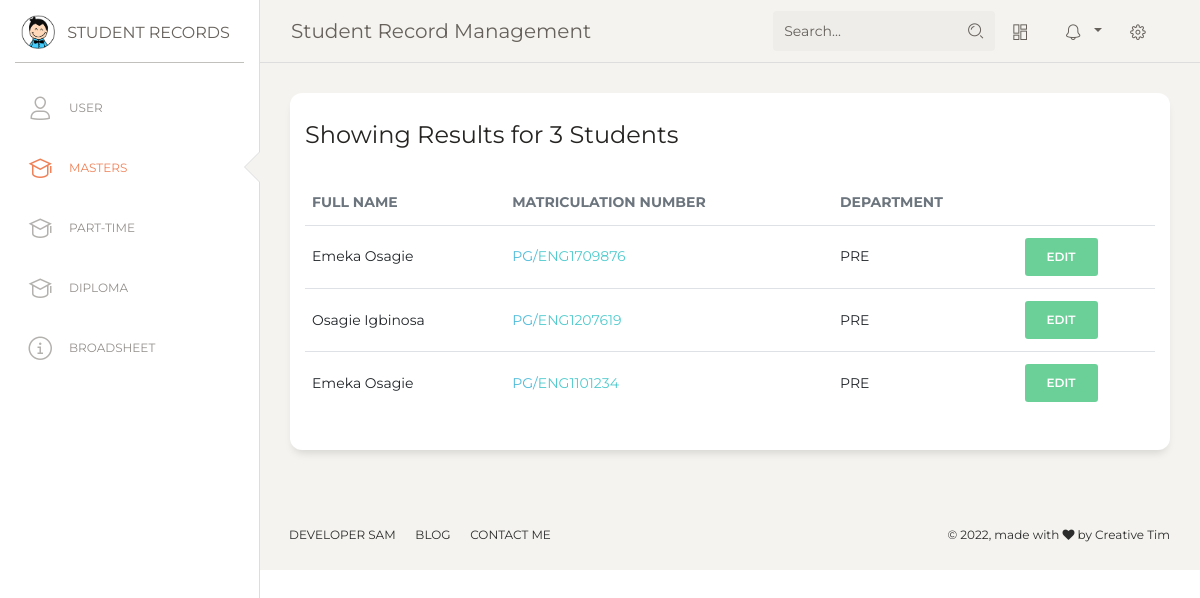
The page /students/masters.php on the database as committed earlier.
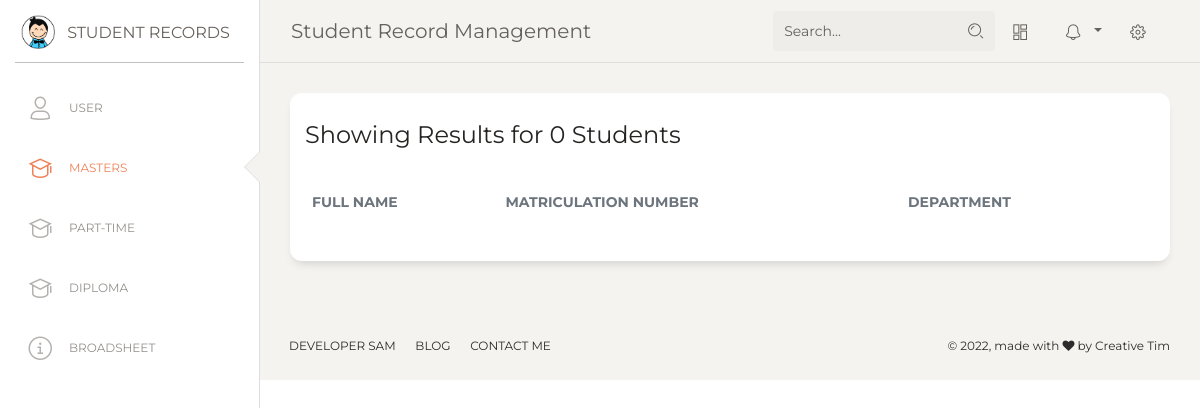
The same page on the database as committed later.
### tables this page shows
CREATE TABLE `students` (
  `id` int(11) NOT NULL,
  `full_name` text NOT NULL,
  `mat_no` text NOT NULL,
  `department` text NOT NULL,
  `course` text NOT NULL,
  `score` int(11) NOT NULL,
  `grade` text NOT NULL,
  `course_id` varchar(255) NOT NULL,
  `programme` text NOT NULL
);

### config/DB.php (called while the page is built, shortened)
<?php
    class DB {
        public $conn;
        public function __construct($host = 'localhost', $user = 'root', $password = '', $dbname = 'students') {
            $this->host = $host;
            $this->user = $user;
            $this->password = $password;
            $this->dbname = $dbname;
            $this->conn = new mysqli($this->host, $this->user, $this->password, $this->dbname) or die("Failed to connect to MySQLi" . $this->conn->connect_error);
        }
        public function getAllStudents($programme) {
            $conn = $this->conn;
            $sql = "select * from students where programme = ?";
            $stmt = $conn->prepare($sql);
            $stmt->bind_param('s', $programme);
            $stmt->execute();
            return $stmt->get_result();
        }
    }

### students/masters.php (the view, shortened to what this page needs)
<?php
     require_once '../config/DB.php';
     $db = new DB();
     $programme = 'masters';
     $results = $db->getAllStudents($programme);
     $students = $results->fetch_all(MYSQLI_ASSOC);
?>
<?php include '../inc/head.php' ?>
<body class="">
  <div class="wrapper ">
    <div class="sidebar" data-color="white" data-active-color="danger">
      <div class="logo">
        <a href="#" class="simple-text logo-mini">
          <div class="logo-image-small">
            <img src="../assets/img/logo-small.png">
          </div>
        </a>
        <a href="#" class="simple-text logo-normal">
          Student Records
        </a>
      </div>
      <div class="sidebar-wrapper">
        <ul class="nav">
        <li class="">
            <a href="./user.php">
              <i class="nc-icon nc-single-02"></i>
              <p>User</p>
            </a>
          </li>
          <li class="active">
            <a href="./masters.php">
              <i class="nc-icon nc-hat-3"></i>
              <p>Masters</p>
            </a>
          </li>
          <li>
            <a href="./part-time.php">
              <i class="nc-icon nc-hat-3"></i>
              <p>Part-Time</p>
            </a>
          </li>
          <li>
            <a href="./diploma.php">
              <i class="nc-icon nc-hat-3"></i>
              <p>Diploma</p>
            </a>
          </li>
          <li class="">
            <a href="./broadsheet">
              <i class="nc-icon nc-alert-circle-i"></i>
              <p>Broadsheet</p>
            </a>
          </li>
        </ul>
      </div>
    </div>
    <div class="main-panel">
      <?php include '../inc/navbar.php'; ?>
      <div class="content">
        <div class="row">
          <div class="col-md-12">
            <div class="card">
              <div class="card-header">
                <h4 class="card-title">Showing Results for <?= $results->num_rows ?> Students</h4>
              </div>
              <div class="card-body">
                <div class="table-responsive">
                  <table class="table">
                    <thead class=" text-primary">
                      <th class="th-sm text-secondary">Full Name</th>
                      <th class="th-sm text-secondary">Matriculation number</th>
                      <th class="th-sm text-secondary">Department</th>
                      <th class="th-sm"></th>
                    </thead>
                    <tbody>
                        <?php foreach($students as $student): ?>
                          <?php extract($student) ?>
                            <tr>
                              <td><?= $full_name ?></td>
                              <td><?= "<span class='text-info'>PG/</span><a href=student.php?mat=$mat_no&prog=$programme>$mat_no</a>" ?></td>
                              <td><?= $department ?></td>
                              <td>
                                <a href="edit.php?id=<?= $id; ?>" type="button" rel="tooltip" class="btn btn-small btn-success">
                                    <span>Edit</span>
                                </a>
                              </td>
                            </tr>
                        <?php endforeach; ?>
                    </tbody>
                  </table>
                </div>
              </div>
            </div>
          </div>
        </div>
      </div>
      <?php include '../inc/footer.php' ?>
    </div>
  </div>
</body>
</html>

### inc/head.php (shortened to what this page needs)
<!DOCTYPE html>
<html lang="en">
<head>
  <link href="https://maxcdn.bootstrapcdn.com/font-awesome/latest/css/font-awesome.min.css" rel="stylesheet">
  <link href="../assets/css/bootstrap.min.css" rel="stylesheet" />
  <link href="../assets/css/paper-dashboard.css?v=2.0.1" rel="stylesheet" />
  <link href="../assets/demo/demo.css" rel="stylesheet" />
</head>

### inc/navbar.php (shortened to what this page needs)
<nav class="navbar navbar-expand-lg navbar-absolute fixed-top navbar-transparent">
        <div class="container-fluid">
          <div class="navbar-wrapper">
            <a class="navbar-brand" href="javascript:;">Student Record Management</a>
          </div>
          <div class="collapse navbar-collapse justify-content-end" id="navigation">
            <form>
              <div class="input-group no-border">
                <input disabled type="text" value="" class="form-control" placeholder="Search...">
                <div class="input-group-append">
                  <div class="input-group-text">
                    <i class="nc-icon nc-zoom-split"></i>
                  </div>
                </div>
              </div>
            </form>
            <ul class="navbar-nav">
              <li class="nav-item">
                <a class="nav-link btn-magnify" href="javascript:;">
                  <i class="nc-icon nc-layout-11"></i>
                </a>
              </li>
              <li class="nav-item btn-rotate dropdown">
                <a class="nav-link dropdown-toggle" href="http://example.com" id="navbarDropdownMenuLink" data-toggle="dropdown" aria-haspopup="true" aria-expanded="false">
                  <i class="nc-icon nc-bell-55"></i>
                </a>
              </li>
              <li class="nav-item">
                <a class="nav-link btn-rotate" href="javascript:;">
                  <i class="nc-icon nc-settings-gear-65"></i>
                </a>
              </li>
            </ul>
          </div>
        </div>
      </nav>

### inc/footer.php (shortened to what this page needs)
<footer class="footer footer-black  footer-white ">
  <div class="container-fluid">
    <div class="row">
      <nav class="footer-nav">
        <ul>
          <li><a href="#" >Developer Sam</a></li>
          <li><a href="#" >Blog</a></li>
          <li><a href="#" >Contact Me</a></li>
        </ul>
      </nav>
      <div class="credits ml-auto">
        <span class="copyright">
          <span>&copy;</span> , made with <i class="fa fa-heart heart"></i> by Creative Tim
        </span>
      </div>
    </div>
  </div>
</footer>

Rows that differ between the two databases and show on the page:
removed students: id "3", full_name "Emeka Osagie", mat_no "ENG1709876", department "PRE"
removed students: full_name "Osagie Igbinosa", mat_no "ENG1207619", department "PRE"
removed students: full_name "Emeka Osagie", mat_no "ENG1101234", department "PRE"
Other text that changed with them:
$results->num_rows: (not shown) → "0"
